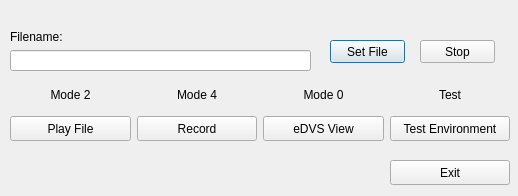
<?xml version="1.0" encoding="UTF-8"?>
<ui version="4.0">
 <class>guiStartup</class>
 <widget class="QDialog" name="guiStartup">
  <property name="geometry">
   <rect>
    <x>0</x>
    <y>0</y>
    <width>518</width>
    <height>196</height>
   </rect>
  </property>
  <property name="windowTitle">
   <string>Dialog</string>
  </property>
  <widget class="QPushButton" name="setFileCMDB">
   <property name="geometry">
    <rect>
     <x>330</x>
     <y>40</y>
     <width>75</width>
     <height>23</height>
    </rect>
   </property>
   <property name="text">
    <string>Set File</string>
   </property>
  </widget>
  <widget class="QWidget" name="gridLayoutWidget">
   <property name="geometry">
    <rect>
     <x>10</x>
     <y>80</y>
     <width>500</width>
     <height>61</height>
    </rect>
   </property>
   <layout class="QGridLayout" name="gridLayout">
    <item row="1" column="1">
     <widget class="QPushButton" name="recordCMDB">
      <property name="minimumSize">
       <size>
        <width>120</width>
        <height>25</height>
       </size>
      </property>
      <property name="text">
       <string>Record</string>
      </property>
     </widget>
    </item>
    <item row="1" column="2">
     <widget class="QPushButton" name="edvsCMDB">
      <property name="minimumSize">
       <size>
        <width>120</width>
        <height>25</height>
       </size>
      </property>
      <property name="text">
       <string>eDVS View</string>
      </property>
     </widget>
    </item>
    <item row="1" column="3">
     <widget class="QPushButton" name="testCMDB_2">
      <property name="minimumSize">
       <size>
        <width>120</width>
        <height>25</height>
       </size>
      </property>
      <property name="text">
       <string>Test Environment</string>
      </property>
     </widget>
    </item>
    <item row="1" column="0">
     <widget class="QPushButton" name="playCMDB">
      <property name="minimumSize">
       <size>
        <width>120</width>
        <height>25</height>
       </size>
      </property>
      <property name="text">
       <string>Play File</string>
      </property>
     </widget>
    </item>
    <item row="0" column="0">
     <widget class="QLabel" name="label_6">
      <property name="text">
       <string>Mode 2</string>
      </property>
      <property name="alignment">
       <set>Qt::AlignCenter</set>
      </property>
     </widget>
    </item>
    <item row="0" column="1">
     <widget class="QLabel" name="label_7">
      <property name="text">
       <string>Mode 4</string>
      </property>
      <property name="alignment">
       <set>Qt::AlignCenter</set>
      </property>
     </widget>
    </item>
    <item row="0" column="2">
     <widget class="QLabel" name="label_8">
      <property name="text">
       <string>Mode 0</string>
      </property>
      <property name="alignment">
       <set>Qt::AlignCenter</set>
      </property>
     </widget>
    </item>
    <item row="0" column="3">
     <widget class="QLabel" name="label_9">
      <property name="text">
       <string>Test</string>
      </property>
      <property name="alignment">
       <set>Qt::AlignCenter</set>
      </property>
     </widget>
    </item>
   </layout>
  </widget>
  <widget class="QPushButton" name="exitCMDB">
   <property name="geometry">
    <rect>
     <x>390</x>
     <y>160</y>
     <width>120</width>
     <height>25</height>
    </rect>
   </property>
   <property name="minimumSize">
    <size>
     <width>120</width>
     <height>25</height>
    </size>
   </property>
   <property name="text">
    <string>Exit</string>
   </property>
  </widget>
  <widget class="QWidget" name="verticalLayoutWidget">
   <property name="geometry">
    <rect>
     <x>10</x>
     <y>30</y>
     <width>301</width>
     <height>41</height>
    </rect>
   </property>
   <layout class="QVBoxLayout" name="verticalLayout">
    <item>
     <widget class="QLabel" name="label_10">
      <property name="text">
       <string>Filename:</string>
      </property>
     </widget>
    </item>
    <item>
     <widget class="QLineEdit" name="recordNameLineEdit"/>
    </item>
   </layout>
  </widget>
  <widget class="QPushButton" name="stopCMDB">
   <property name="geometry">
    <rect>
     <x>420</x>
     <y>40</y>
     <width>75</width>
     <height>23</height>
    </rect>
   </property>
   <property name="text">
    <string>Stop</string>
   </property>
  </widget>
 </widget>
 <resources/>
 <connections/>
</ui>
